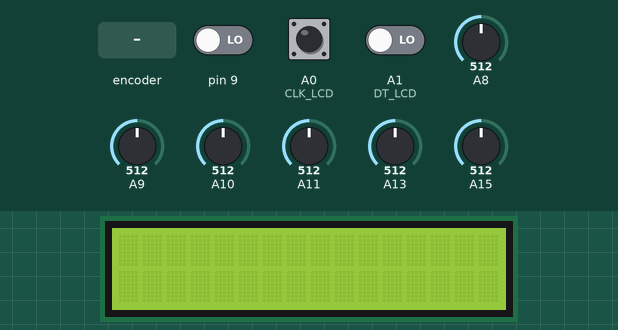
This sketch was run on a simulated Arduino Mega 2560, built with avr-gcc and run on an emulated ATmega2560. Shown: 16×2 character LCD. The inputs (shaded band) are chosen by the test bench; at power-on: pin 9 LOW, A0 (CLK_LCD) HIGH, A1 (DT_LCD) LOW, A8 = 512, A9 = 512, A10 = 512, A11 = 512, A13 = 512, A15 = 512. No radio packets arrive unless stated.

Above: at 1.2 s.
1.3 s: rotary encoder on A0 (CLK_LCD) / A1 (DT_LCD) turned 3 steps (first pin leading)
At 2.0 s:
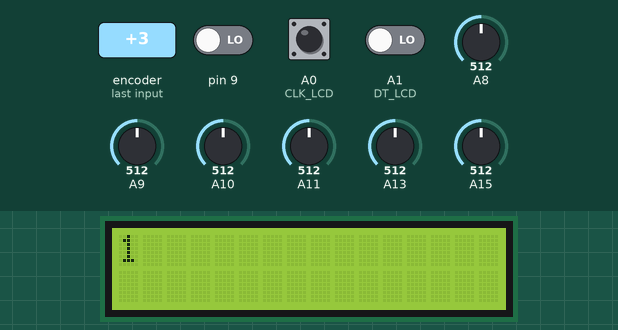
3.4 s: rotary encoder on A0 (CLK_LCD) / A1 (DT_LCD) turned 1 step (first pin leading)
At 4.5 s:
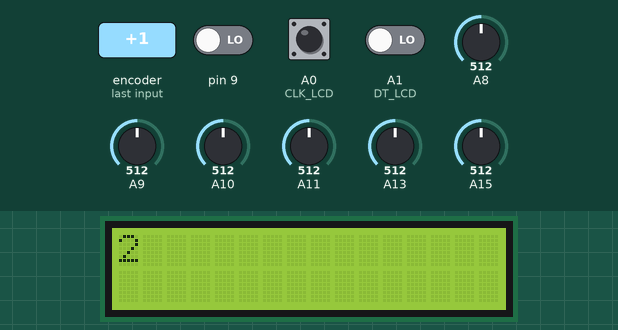
Timing chart, 0 to 6.4 s (numbered marks = the images above; inputs shaded):
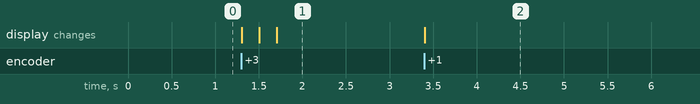

Measured:
- after the input at 1.3 s, the display: first changes at once (image 1 shows a later state)
- after the input at 3.4 s, the display: changes at once (image 2)

The sketch:

transmisor_lcd.ino
```cpp
#include <SPI.h>
#include <nRF24L01.h>
#include <RF24.h>
#include <LiquidCrystal.h>


#define SW_LCD A2
#define DT_LCD A1
#define CLK_LCD A0

int counter, state, lastState;


LiquidCrystal lcd(12, 11, 5, 4, 3, 2);
uint8_t arrow[8] = {0x0, 0x04 ,0x06, 0x1f, 0x06, 0x04, 0x00, 0x00}; //flecha

const uint64_t my_radio_pipe = 0xE8E8F0F0E1LL;     //debe ser la misma direccion para el receptor
RF24 radio(59, 48); // ce and csn

struct Data_to_be_sent { //se pueden tener hasta 38 canales de 8 bits
  byte ch1;
  byte ch2;
  byte ch3;
  byte ch4;
  byte ch5;
  byte ch6;
  byte ch7;


};

Data_to_be_sent sent_data;


void setup() {
  lcd.begin(16, 2);
  Serial.begin(9600);
  pinMode (SW_LCD,INPUT);
  pinMode (DT_LCD,INPUT);
  pinMode (CLK_LCD,INPUT);

  radio.begin();
  radio.setAutoAck(false);
  radio.setDataRate(RF24_250KBPS);
  radio.openWritingPipe(my_radio_pipe);

  //
  sent_data.ch1 = 0; //pot1
  sent_data.ch2 = 0; //pot2
  sent_data.ch3 = 127; //X_RIGHT
  sent_data.ch4 = 127; //Y_RIGHT
  sent_data.ch5 = 127; //X_LEFT
  sent_data.ch6 = 127; //Y_LEFT
  sent_data.ch7 = 0; //SWITCH

  lastState = digitalRead(CLK_LCD);


}

void LCD(){
   lcd.clear();
   lcd.print("Ctrl Universal");
   lcd.print(" ");
   delay (50);
}

void encoder_lcd(){
  state=digitalRead(CLK_LCD);
  if(state != lastState){
    if(digitalRead(DT_LCD) != state){
      counter++;
    }
    else{
      counter--;
    }

    lcd.clear();
    lcd.print(counter);
    delay (50);
  }
}

void loop() {

  //LCD();
  encoder_lcd();
  sent_data.ch1 = map(analogRead(A10), 0, 1024, 0, 255);
  sent_data.ch2 = map(analogRead(A11), 0, 1024, 0, 255);
  sent_data.ch3 = map(analogRead(A8), 0, 1024, 0, 255);
  sent_data.ch4 = map(analogRead(A9), 0, 1024, 0, 255);
  sent_data.ch5 = map(analogRead(A15), 0, 1024, 0, 255);
  sent_data.ch6 = map(analogRead(A13), 0, 1024, 0, 255);
  sent_data.ch7 = digitalRead(9);


  radio.write(&sent_data, sizeof(Data_to_be_sent));
}
```
